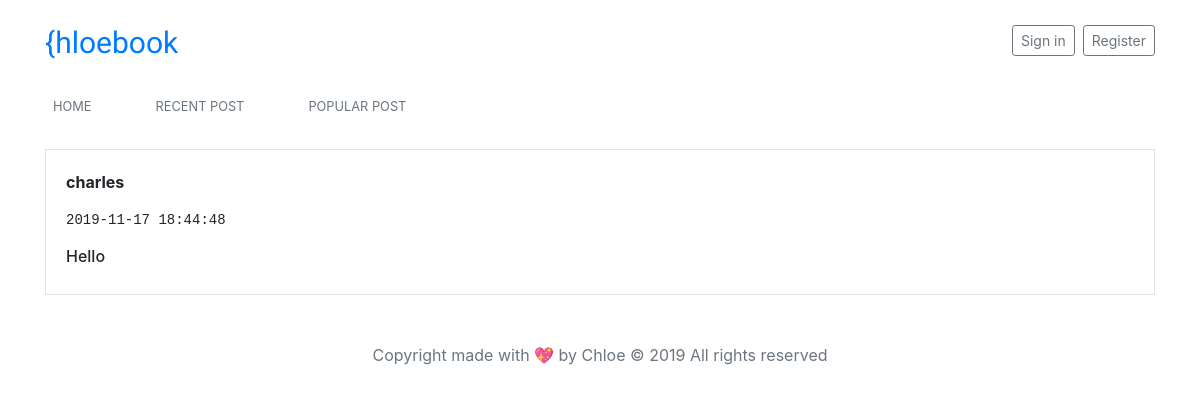
Screenshot of /post/2 with the database file from the repository.
### app.py (models this page shows, shortened)
class User(UserMixin, db.Model):
    __tablename__ = 'users'
    id = db.Column(db.Integer, primary_key=True)
    username = db.Column(db.String(20), nullable=False)
    email = db.Column(db.String(50), nullable=False, unique=True)
    password = db.Column(db.String, nullable=False, unique=False)

class Post(db.Model):
    __tablename__ = 'posts'
    id = db.Column(db.Integer, primary_key=True)
    body = db.Column(db.String, nullable=False)
    user_id = db.Column(db.Integer, nullable=False)
    created = db.Column(db.DateTime, server_default=db.func.now())
    updated = db.Column(db.DateTime, server_default=db.func.now(), server_onupdate=db.func.now())
    like_time = db.Column(db.Integer, default = 0)

### app.py (the view)
@app.route('/post/<int:post_id>')
def Posts(post_id):
    post = Post.query.filter(Post.id == post_id).first()
    post.author = User.query.filter_by(id=post.user_id).first()
    return render_template("post.html", post=post)

### templates/post.html (shortened to what this page needs)
{% extends 'base.html' %}
{% block content %}
<div class='posts-container'>
    <div class='single-post-container'>
        <strong>
          <p class="post-owner">{{post.author.username}}</p>
        </strong>
        <pre class="date">{{post.created}}</pre>
        <h6>{{post.body}}</h6>
    </div>
</div>
{% endblock %}

### static/style.css (style rules this page uses)
.single-post-container { border: 1px solid rgba(0,0,0,.1); padding: 20px; margin-top: 20px; }

### rows the page displays
User: author.username "charles"
Post: created "2019-11-17 18:44:48", body "Hello"
